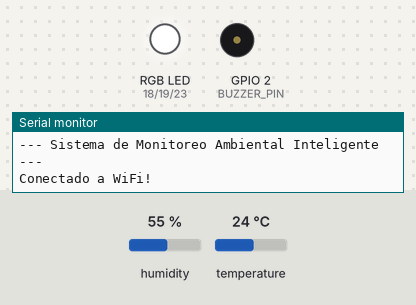
A program run on a simulated ESP32. Shown: an RGB LED mixed from three pins (HIGH = lit), buzzer (waves = sounding, pin HIGH), the last lines printed to the serial monitor. Inputs (shaded band) come from the test bench; at power-on: humidity 55 %, temperature 24 °C. WiFi joins after 1.5 s; servers stay silent unless stated.

Above: at 3.2 s.
3.3 s: humidity set to 59 %
11.6 s: humidity set to 62 %
At 20.1 s:
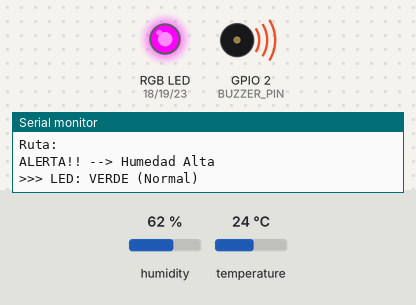
20.4 s: temperature set to 20.8 °C
28.7 s: temperature set to 19.4 °C
At 34.5 s:
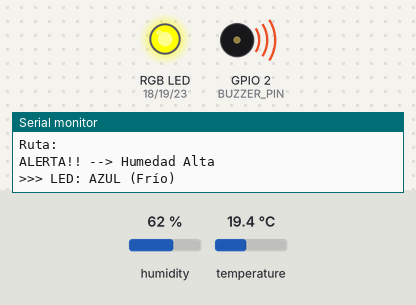
37.0 s: temperature set to 33 °C
At 41.8 s:
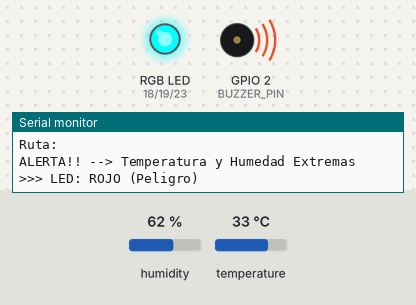
45.3 s: temperature set to 30.6 °C
53.6 s: temperature set to 29.6 °C
At 56.3 s:
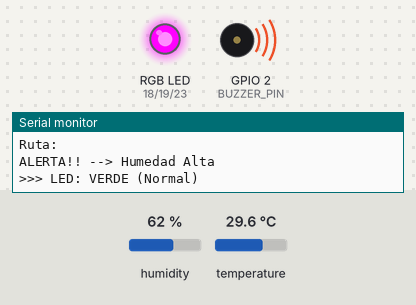
Timing chart, 0 to 57.8 s (numbered marks = the images above; inputs shaded):
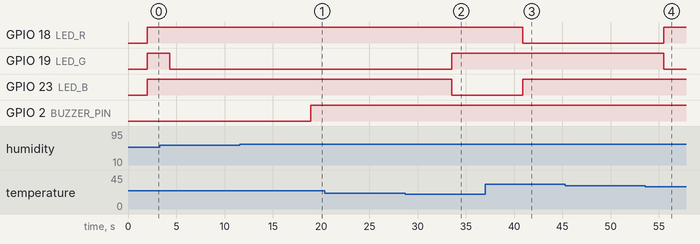

The program:

main.cpp
```cpp
//LIBRERÍAS
// Instala la librería "DHT sensor library" para que ESP32 se comunique y extraiga datos válidos del sensor
#include <DHT.h>

//CONEXION WIFI:
#include <WiFi.h>
#define SSID "Wokwi-GUEST"
#define PASSWORD ""

//Conexion BD
#include <FirebaseESP32.h>

// CREDENCIALES DE FIREBASE
#define FIREBASE_HOST "https://sistema-de-control-ambiental-default-rtdb.firebaseio.com/" // Reemplaza con la URL de tu base de datos
#define FIREBASE_AUTH "QJZVbxZ5NX4lTRvIO9KSFKzfPuLKXZ8unelcb0OS"              // Reemplaza con tu clave de autenticación (Secret)


// Define el objeto FirebaseData
FirebaseData firebaseData;

// ******* NUEVAS VARIABLES GLOBALES NECESARIAS *******
FirebaseConfig firebaseConfig;
FirebaseAuth firebaseAuth;

//DEFINICIÓN DE PINES Y CONFIGURACIÓN
// ...

//DEFINICIÓN DE PINES Y CONFIGURACIÓN
// Pin de datos para el sensor DHT
#define DHTPIN 21
// Tipo de sensor utilizado
#define DHTTYPE DHT22

// Pin para el Buzzer Activo
#define BUZZER_PIN 2

// Pines del LED RGB
#define LED_R 18        // Rojo
#define LED_G 19        // Verde
#define LED_B 23        // Azul

// Umbrales de Temperatura y humedad definidos por el proyecto
#define TEMP_ALERTA 30.0  // Umbral superior (>= 30°C: ROJO y ALERTA)
#define TEMP_NORMAL 20.0  // Umbral inferior (< 20°C: AZUL)

// Inicialización del sensor
DHT dht(DHTPIN, DHTTYPE);

// FUNCIONES AUXILIARES
//Función para cambiar el color del LED RGB
void setRgbColor(int red, int green, int blue) {
  digitalWrite(LED_R, red);
  digitalWrite(LED_G, green);
  digitalWrite(LED_B, blue);
}

//Funcion para manajera led RGB y buzzer
void actualizarEstadoAmbiental(float temp, float humedad) {
  // Lógica de Alerta
    if (temp > TEMP_ALERTA || humedad > 60.0) {
        digitalWrite(BUZZER_PIN, HIGH);

        // Diagnóstico mejorado
        if (temp > TEMP_ALERTA && humedad > 60.0) {
            Serial.println("ALERTA!! --> Temperatura y Humedad Extremas");
        } else if (temp > TEMP_ALERTA) {
            Serial.println("ALERTA!! --> Temperatura Alta");
        } else {
            Serial.println("ALERTA!! --> Humedad Alta");
        }

    } else  {
        digitalWrite(BUZZER_PIN, LOW);
    }


  // Lógica del LED RGB
  if (temp > TEMP_ALERTA) {
    // ROJO: si la temperatura es superior a 30 °C
    setRgbColor(LOW, HIGH, HIGH);
    Serial.println(">>> LED: ROJO (Peligro)");
  } else if (temp >= TEMP_NORMAL) {
    // VERDE: si la temperatura se encuentra entre 20 y 30 °C.
    setRgbColor(HIGH, LOW, HIGH);
    Serial.println(">>> LED: VERDE (Normal)");
  } else {
    // AZUL: si la temperatura es inferior a 20 °C.
    setRgbColor(HIGH, HIGH, LOW);
    Serial.println(">>> LED: AZUL (Frío)");
  }
}

// FUNCIÓN PARA EL ENVÍO DE DATOS A FIREBASE
void enviarDatos(float temp, float hum) {
 if (WiFi.status() == WL_CONNECTED) {

 FirebaseJson json;
json.set("temperatura", temp); // 2 decimales
 json.set("humedad", hum);
 json.set("timestamp/.sv", "timestamp");

// --- 1. Guardar el dato actual (sobrescribe) ---
if (Firebase.setJSON(firebaseData, "/lecturas/actual", json)) {
   Serial.println("Firebase: Dato actual enviado correctamente (JSON set).");
  } else {
   Serial.print("Firebase: FALLÓ el envío del dato actual. Razón: ");
  Serial.println(firebaseData.errorReason());
}

  // --- 2. Guardar el dato histórico (agrega un nuevo nodo) ---
    // Usamos pushJSON para crear una clave única bajo el nodo "historial"
   if (Firebase.pushJSON(firebaseData, "/lecturas/historial", json)) {
   Serial.println("Firebase: Dato histórico guardado correctamente (JSON push).");
      Serial.print("Ruta: ");
      Serial.println(firebaseData.dataPath()); // Muestra la ruta generada (con el ID único)
 } else {
 Serial.print("Firebase: FALLÓ el guardado histórico. Razón: ");
 Serial.println(firebaseData.errorReason());
 }

 } else {
Serial.println("Firebase: WiFi desconectado. No se pudieron enviar los datos.");
 }
}


//SETUP Y LOOP
void setup() {
  Serial.begin(115200);
  Serial.println("--- Sistema de Monitoreo Ambiental Inteligente ---");

// 1. CONEXIÓN WI-FI
    WiFi.begin(SSID, PASSWORD);
    while (WiFi.status() != WL_CONNECTED) {
    delay(1000);
  // Serial.println("Conectando a WiFi...");
}

Serial.println("Conectado a WiFi!");

 // Configura el Host y el Secret
    firebaseConfig.host = FIREBASE_HOST;
    firebaseConfig.signer.tokens.legacy_token = FIREBASE_AUTH;

    // Inicializa la configuración de Firebase
    Firebase.begin(&firebaseConfig, &firebaseAuth);

    // Opcional: para evitar reconexiones Wi-Fi constantes
    Firebase.reconnectWiFi(true);

  // Configurar pines de salida para LED y Buzzer
  pinMode(BUZZER_PIN, OUTPUT);
  pinMode(LED_R, OUTPUT);
  pinMode(LED_G, OUTPUT);
  pinMode(LED_B, OUTPUT);

  // Inicializar sensor DHT
  dht.begin();

  // Asegurar que el LED y Buzzer estén apagados al inicio
  setRgbColor(HIGH, HIGH, HIGH);
  digitalWrite(BUZZER_PIN, LOW);
}

void loop() {
  // Esperar un momento entre lecturas para evitar errores del sensor
  delay(2000);

  // Leer Humedad y Temperatura
  float humedad = dht.readHumidity();
  float temperatura = dht.readTemperature();

  // Verificar si la lectura fue exitosa
  if (isnan(humedad) || isnan(temperatura)) {
    Serial.println("¡Error al leer del sensor DHT!");
    return;
  }

  //LOGICA PARA ENVIAR DATOS
  // A. Reporte de Datos (Simulación de "OK GOOGLE, ¿Qué temperatura/humedad hace?")
  // En un entorno real, esta data se enviaría a una nube (Firebase/MQTT) que Google Assistant consultaría.

  Serial.println("\n--- [Reporte de Datos IoT] ---");
  Serial.print("Temperatura actual: ");
  Serial.print(temperatura);
  Serial.println(" °C");
  Serial.print("Humedad actual: ");
  Serial.print(humedad);
  Serial.println(" %");


  enviarDatos(temperatura, humedad);

  // B. Lógica de Alerta Visual y Sonora
  actualizarEstadoAmbiental(temperatura,humedad);

  // Esperar 5 segundos antes de la siguiente lectura
  delay(5000);

  // Para que la espera sea de 20 min: delay(1200000);
}
```

Measured:
- the behaviour switches between 60 and 61 % on humidity (found by bisection; images 0 and 1)
- the behaviour switches between 20 and 19.9 °C on temperature (found by bisection; images 1 and 2)
- the behaviour switches between 30.1 and 30 °C on temperature (found by bisection; images 3 and 4)
- after the input at 11.6 s, GPIO 2 (BUZZER_PIN): LOW → HIGH after 7.3 s
- after the input at 28.7 s, GPIO 19 (LED_G): LOW → HIGH after 4.9 s; GPIO 23 (LED_B): HIGH → LOW after 4.9 s
- after the input at 37.0 s, GPIO 18 (LED_R): HIGH → LOW after 3.9 s; GPIO 23 (LED_B): LOW → HIGH after 3.9 s
- after the input at 53.6 s, GPIO 18 (LED_R): LOW → HIGH after 1.9 s; GPIO 19 (LED_G): HIGH → LOW after 1.9 s
